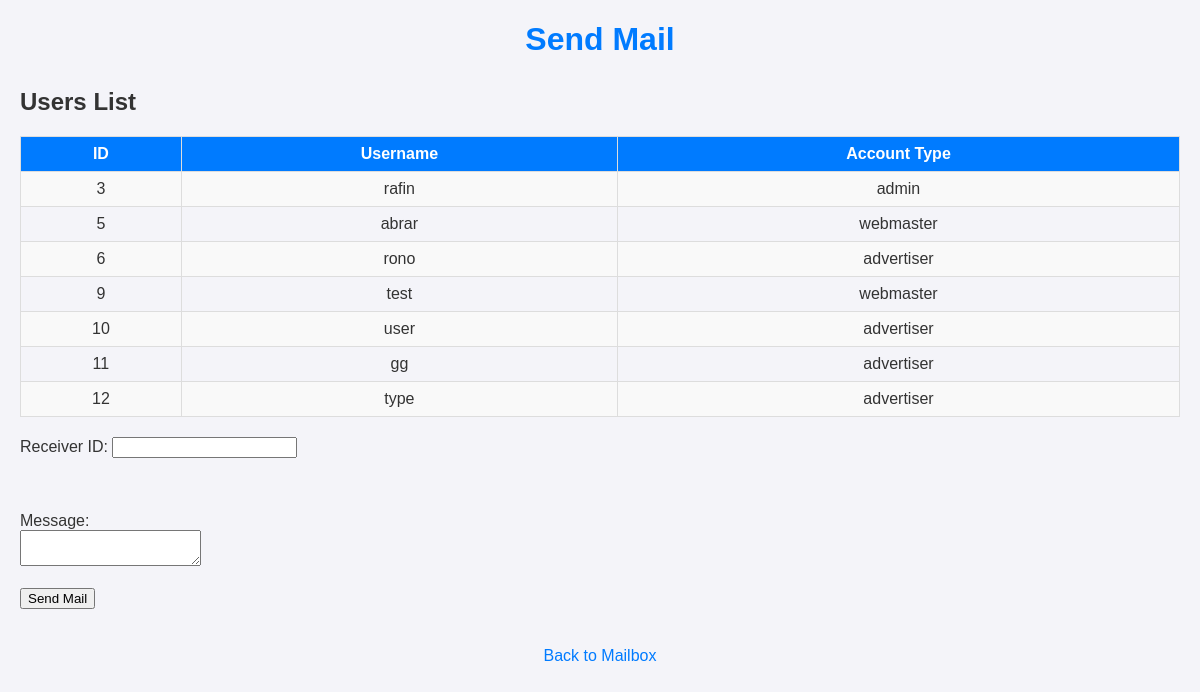
Page /view/sendMail.php on the earlier database version.
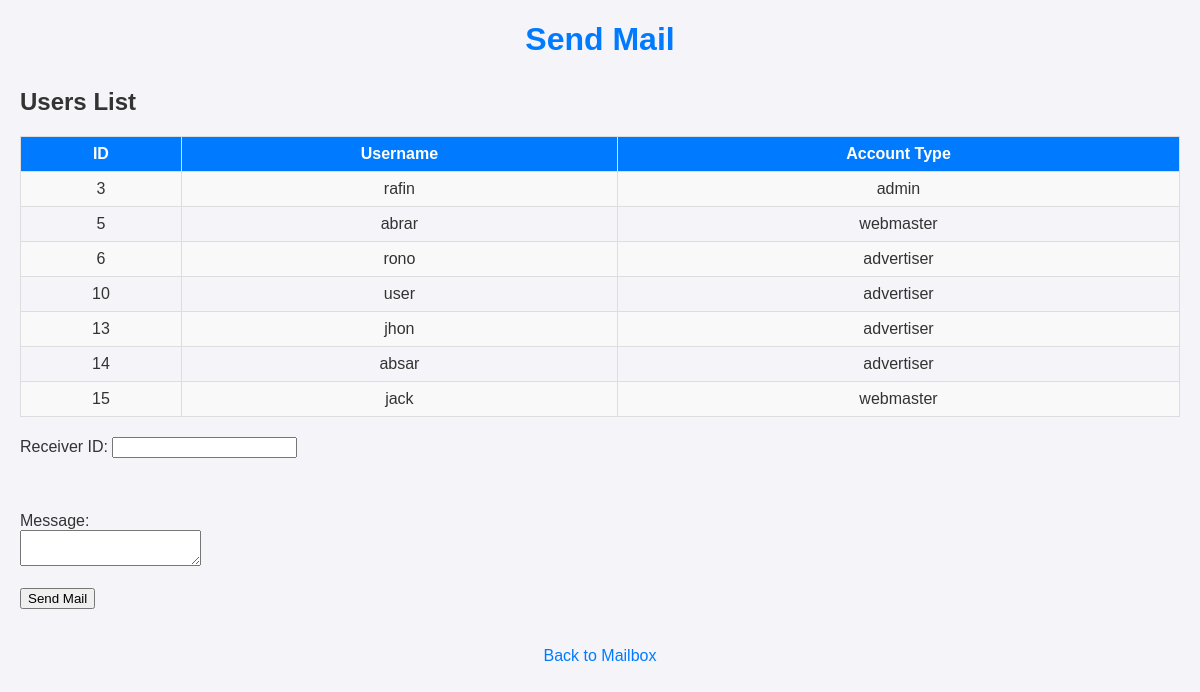
Same page on the later database version.
### tables this page shows
CREATE TABLE `users` (
  `id` int(100) NOT NULL,
  `username` varchar(50) NOT NULL,
  `email` varchar(50) NOT NULL,
  `password` varchar(50) NOT NULL,
  `account_type` varchar(30) NOT NULL,
  `question` varchar(200) NOT NULL,
  `answer` varchar(100) NOT NULL,
  `balance` int(11) DEFAULT 0,
  `accepted_terms` tinyint(1) NOT NULL DEFAULT 0
);

### view/sendMail.php (the view, shortened to what this page needs)
<?php
$users = getAllUsers();
function getAllUsers() {
    $con = getConnection();
    $sql = "SELECT id, username, account_type FROM users";
    $result = mysqli_query($con, $sql);
    $users = [];
    while ($row = mysqli_fetch_assoc($result)) {
        $users[] = $row;
    }
    return $users;
}
?>
<!DOCTYPE html>
<html lang="en">
<head>
</head>
<body>
<link rel="stylesheet" href="../asset/payoutHistory.css">
    <h1>Send Mail</h1>
    <h2>Users List</h2>
    <table border="1" cellspacing="0" cellpadding="5">
        <tr>
            <th>ID</th>
            <th>Username</th>
            <th>Account Type</th>
        </tr>
        <?php foreach ($users as $user) { ?>
            <tr>
                <td><?= $user['id'] ?></td>
                <td><?= $user['username'] ?></td>
                <td><?= $user['account_type'] ?></td>
            </tr>
        <?php } ?>
    </table>
    <form onsubmit="sendMail(event)">
        <label for="receiver_id">Receiver ID:</label>
        <input type="text" name="receiver_id" required onkeyup="validateReceiverId()"><br><br>
        <small id="receiver-id-error" style="color: red; display: none;">Receiver ID must be a number.</small><br><br>
        <label for="message">Message:</label><br>
        <textarea name="message" required></textarea><br><br>
        <input type="submit" value="Send Mail">
    </form>
    <br>
    <a href="mailbox.php">Back to Mailbox</a>
</body>
</html>

### asset/payoutHistory.css (style rules this page uses)
body { font-family: Arial, sans-serif; background-color: #f4f4f9; color: #333; margin: 20px; }
h1 { text-align: center; color: #007bff; margin-bottom: 30px; }
table { width: 100%; border-collapse: collapse; margin-bottom: 20px; }
th, td { border: 1px solid #ddd; padding: 8px; text-align: center; }
th { background-color: #007bff; color: white; }
tr:nth-child(even) { background-color: #f9f9f9; }
a { text-decoration: none; color: #007bff; display: block; text-align: center; margin-top: 20px; }

Differences in the rows shown:
removed users: id "9", username "test", account_type "webmaster"
removed users: id "11", username "gg", account_type "advertiser"
removed users: id "12", username "type", account_type "advertiser"
added users: id "13", username "jhon", account_type "advertiser"
added users: id "14", username "absar", account_type "advertiser"
added users: id "15", username "jack", account_type "webmaster"
